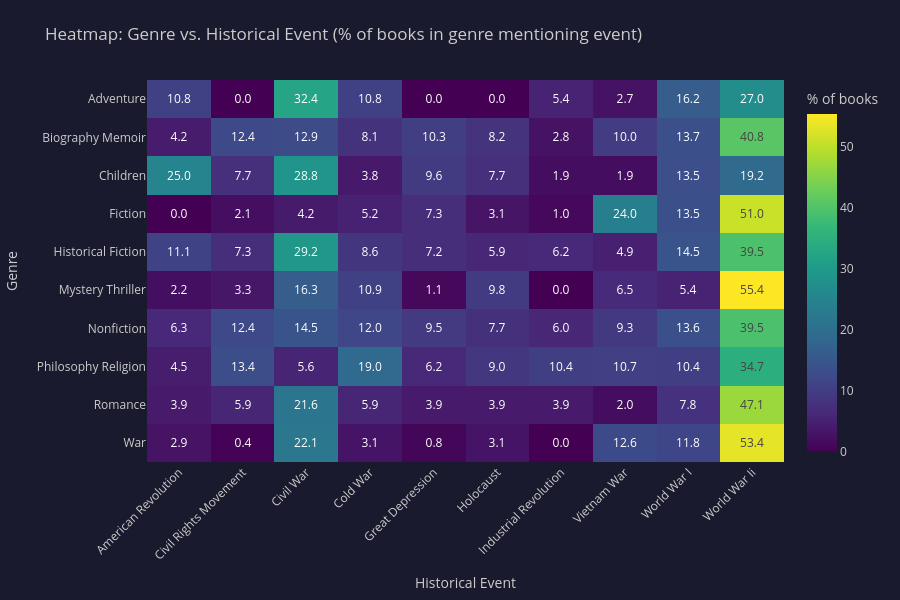

This figure's notebook cell:
### Code cell
fig5.show()

### Figure 1 — Plotly figure (JSON) as saved in the notebook; plotly's stock layout.template omitted (floating-point values rounded to 4 significant figures)
{"data": [{"coloraxis": "coloraxis", "name": "0", "texttemplate": "%{z:.1f}", "x": ["American Revolution", "Civil Rights Movement", "Civil War", "Cold War", "Great Depression", "Holocaust", "Industrial Revolution", "Vietnam War", "World War I", "World War Ii"], "y": ["Adventure", "Biography Memoir", "Children", "Fiction", "Historical Fiction", "Mystery Thriller", "Nonfiction", "Philosophy Religion", "Romance", "War"], "z": [[10.81, 0.0, 32.43, 10.81, 0.0, 0.0, 5.405, 2.703, 16.22, 27.03], [4.223, 12.4, 12.85, 8.084, 10.26, 8.174, 2.816, 9.991, 13.67, 40.83], [25.0, 7.692, 28.85, 3.846, 9.615, 7.692, 1.923, 1.923, 13.46, 19.23], [0.0, 2.083, 4.167, 5.208, 7.292, 3.125, 1.042, 23.96, 13.54, 51.04], [11.09, 7.289, 29.16, 8.58, 7.213, 5.923, 6.226, 4.935, 14.5, 39.48], [2.174, 3.261, 16.3, 10.87, 1.087, 9.783, 0.0, 6.522, 5.435, 55.43], [6.348, 12.39, 14.48, 11.96, 9.461, 7.735, 6.009, 9.276, 13.62, 39.48], [4.453, 13.36, 5.598, 18.96, 6.234, 9.033, 10.43, 10.69, 10.43, 34.73], [3.922, 5.882, 21.57, 5.882, 3.922, 3.922, 3.922, 1.961, 7.843, 47.06], [2.863, 0.3817, 22.14, 3.053, 0.7634, 3.053, 0.0, 12.6, 11.83, 53.44]], "type": "heatmap", "xaxis": "x", "yaxis": "y", "hovertemplate": "Historical Event: %{x}<br>Genre: %{y}<br>% of books: %{z}<extra></extra>"}], "layout": {"xaxis": {"anchor": "y", "domain": [0.0, 1.0], "title": {"text": "Historical Event"}, "tickangle": -45}, "yaxis": {"anchor": "x", "domain": [0.0, 1.0], "autorange": "reversed", "title": {"text": "Genre"}}, "coloraxis": {"colorbar": {"title": {"text": "% of books"}}, "colorscale": [[0.0, "#440154"], [0.1111, "#482878"], [0.2222, "#3e4989"], [0.3333, "#31688e"], [0.4444, "#26828e"], [0.5556, "#1f9e89"], [0.6667, "#35b779"], [0.7778, "#6ece58"], [0.8889, "#b5de2b"], [1.0, "#fde725"]]}, "title": {"text": "Heatmap: Genre vs. Historical Event (% of books in genre mentioning event)"}, "font": {"color": "#ccc"}, "margin": {"l": 100, "r": 30, "t": 80, "b": 100}, "paper_bgcolor": "#1a1a2e", "plot_bgcolor": "#1a1a2e", "height": 600}}
